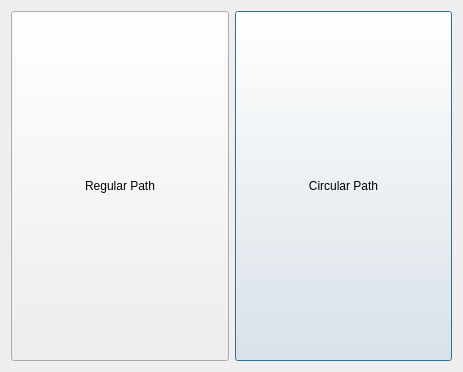
<?xml version="1.0" encoding="UTF-8"?>
<ui version="4.0">
 <class>Dialog</class>
 <widget class="QDialog" name="Dialog">
  <property name="geometry">
   <rect>
    <x>0</x>
    <y>0</y>
    <width>463</width>
    <height>372</height>
   </rect>
  </property>
  <property name="windowTitle">
   <string>Choose Path Type</string>
  </property>
  <property name="windowIcon">
   <iconset resource="resource.qrc">
    <normaloff>:/res/res/mainLogo4.ico</normaloff>:/res/res/mainLogo4.ico</iconset>
  </property>
  <layout class="QGridLayout" name="gridLayout">
   <item row="0" column="2" rowspan="3">
    <widget class="QPushButton" name="pushButton_2">
     <property name="sizePolicy">
      <sizepolicy hsizetype="Minimum" vsizetype="MinimumExpanding">
       <horstretch>0</horstretch>
       <verstretch>0</verstretch>
      </sizepolicy>
     </property>
     <property name="text">
      <string>Circular Path</string>
     </property>
     <property name="icon">
      <iconset resource="resource.qrc">
       <normaloff>:/res/res/circle.ico</normaloff>:/res/res/circle.ico</iconset>
     </property>
     <property name="iconSize">
      <size>
       <width>75</width>
       <height>75</height>
      </size>
     </property>
    </widget>
   </item>
   <item row="0" column="1" rowspan="3">
    <widget class="QPushButton" name="pushButton">
     <property name="sizePolicy">
      <sizepolicy hsizetype="Minimum" vsizetype="MinimumExpanding">
       <horstretch>0</horstretch>
       <verstretch>0</verstretch>
      </sizepolicy>
     </property>
     <property name="text">
      <string>Regular Path</string>
     </property>
     <property name="icon">
      <iconset resource="resource.qrc">
       <normaloff>:/res/res/line.ico</normaloff>:/res/res/line.ico</iconset>
     </property>
     <property name="iconSize">
      <size>
       <width>75</width>
       <height>75</height>
      </size>
     </property>
    </widget>
   </item>
  </layout>
 </widget>
 <resources>
  <include location="resource.qrc"/>
 </resources>
 <connections/>
</ui>
